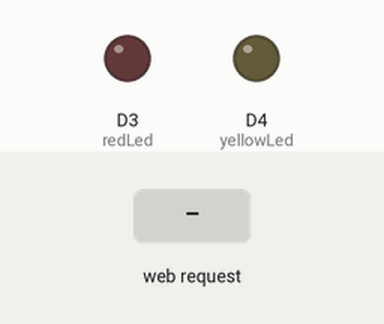
This sketch was run on a simulated ESP8266 (NodeMCU). Parts: output pins drawn as LEDs (lit = HIGH). Inputs (shaded band) come from the test bench. WiFi joins after 1.5 s; servers stay silent unless stated; what the sketch prints to the serial monitor is not drawn.

Above: at 2.8 s.
2.9 s: HTTP request GET /r1 received
At 3.8 s:
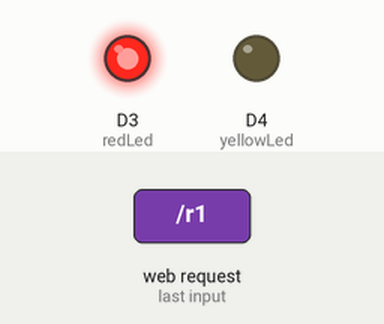
4.4 s: HTTP request GET /y1 received
At 4.9 s:
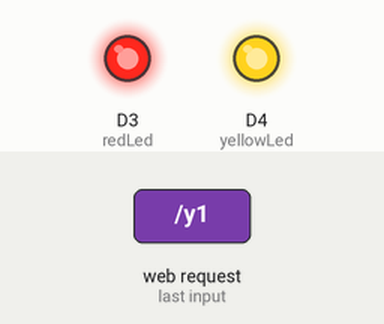
5.9 s: HTTP request GET /r2 received
At 7.1 s:
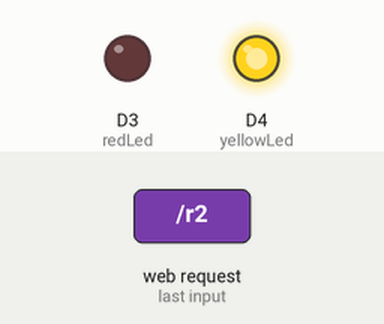
7.4 s: HTTP request GET /y2 received
At 8.4 s:
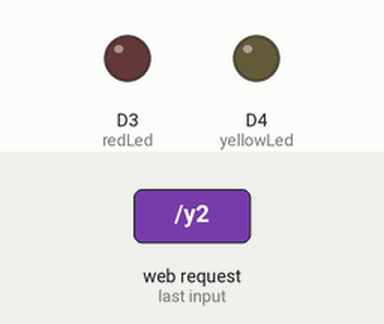
Timing chart, 0 to 9.9 s (numbered marks = the images above; inputs shaded):
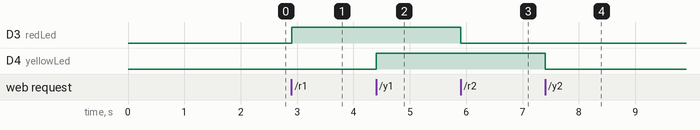

Measured:
- after the input at 2.9 s, D3 (redLed): LOW → HIGH at once
- after the input at 4.4 s, D4 (yellowLed): LOW → HIGH at once
- after the input at 5.9 s, D3 (redLed): HIGH → LOW at once
- after the input at 7.4 s, D4 (yellowLed): HIGH → LOW at once

The sketch:

basicWebServer.ino
```cpp
#include <ESP8266WiFi.h>

#define redLed D3
#define yellowLed D4

WiFiClient client;
WiFiServer server(80);

void setup() {
  Serial.begin(9600);
  WiFi.begin("Redmi","anukul152");
  Serial.print("[!] Trying to make connection");
  while(WiFi.status() != WL_CONNECTED){
    Serial.print('.');
    delay(200);
  }
  Serial.println();
  Serial.println("Connected Successfully!");
  Serial.println(WiFi.localIP());
  server.begin();
  pinMode(redLed, OUTPUT);
  pinMode(yellowLed, OUTPUT);
}

void loop() {
    client=server.available();
    if(client==1){
      String request = client.readStringUntil('\n');
      request.trim();
      Serial.println(request);

      if(request=="GET /r1 HTTP/1.1"){
    digitalWrite(redLed,HIGH);
  }
  if(request=="GET /y1 HTTP/1.1"){
    digitalWrite(yellowLed,HIGH);
  }
    if(request=="GET /r2 HTTP/1.1"){
    digitalWrite(redLed,LOW);
  }
  if(request=="GET /y2 HTTP/1.1"){
    digitalWrite(yellowLed,LOW);
  }
    }
    client.println("HTTP/1.1 200 OK");
    client.println("Content-Type: text/html");
    client.println("");
    client.println("<!DOCTYPE HTML>");
    client.println("<html>");
    client.println("<a href=\"/r1\"\"><button>Red ON</button></a>");
    client.println("<a href=\"/y1\"\"><button>Yellow ON</button></a>");
    client.println("<a href=\"/r2\"\"><button>Red OFF</button></a>");
    client.println("<a href=\"/y2\"\"><button>Yellow OFF</button></a>");
    client.println("</html>");


}
```
